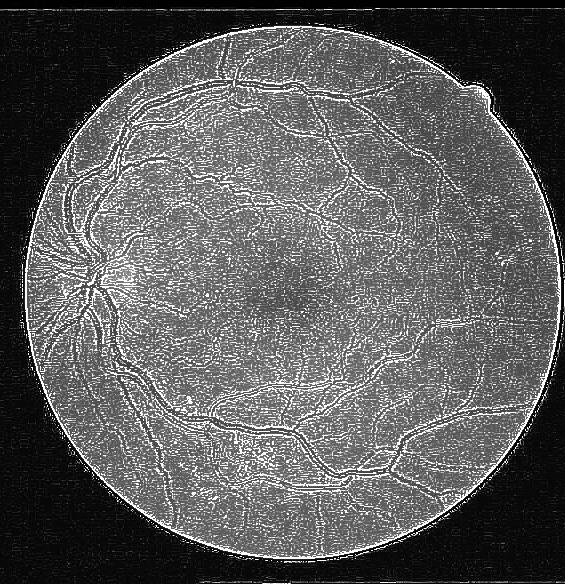
#> input picture result_image_视网膜.jpg, 565 x 584 px
$ python equalizeHist.py
#> lines starting #> are read from the running program, lines starting #| are printed output that depends on the picture
import cv2
import numpy as np
from matplotlib import pyplot as plt

# 读取图像
image = cv2.imread('./result_image_视网膜.jpg', cv2.IMREAD_GRAYSCALE)
#> image is the input picture: shape (584, 565); min 0, max 255, mean 92.4

# 直方图均衡化
equalized_image = cv2.equalizeHist(image)
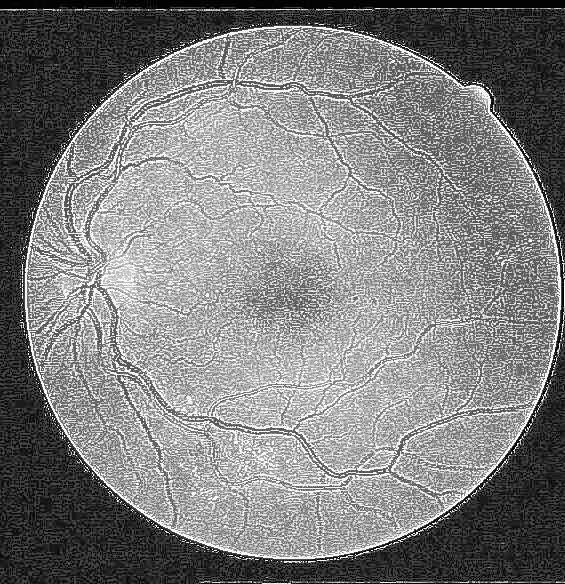
#> equalized_image: shape (584, 565); min 0, max 255, mean 127.1

# 显示原图和均衡化后的图像
plt.subplot(121), plt.imshow(image, cmap='gray'), plt.title('Original Image')
plt.subplot(122), plt.imshow(equalized_image, cmap='gray'), plt.title('Equalized Image')
plt.show()
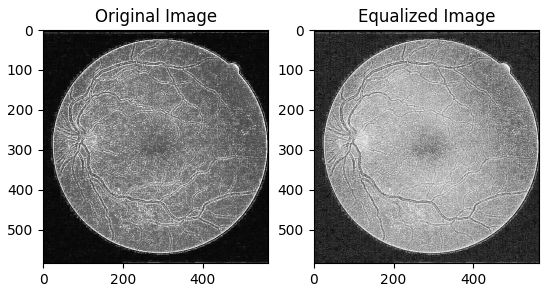
#> figure drawn by matplotlib, 2 panels

# 保存均衡化后的图像
cv2.imwrite('equalized_image_2.jpg', equalized_image)
